Frame 1 (no input): blank canvas, image omitted
Frame 60 (the mouse pressed at the canvas centre just before this capture): blank canvas, image omitted
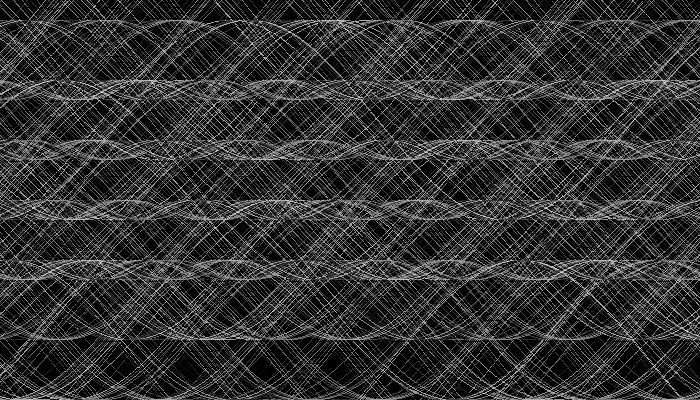
Frame 120 (the mouse held since frame 60 and released just before this capture)

The Processing sketch whose frames 1 and 60 were blank and that drew this single picture after the mouse press (run headless with seeded random() and noise(); from frame 60 on, the mouse is pressed at the canvas centre):

// Processing sketch: processing_36691
// ── processing_36691.pde

float angle = 90;
float steepness = 0.5;
float lineSpace = 60;
float frequency = 0.002;
int m = 0;

void setup() {
  size(700, 400);
  background(0);
  frameRate(30);
}

void draw() {
  if (mousePressed) {
    stroke(random(0, 255)); 

    float k = 0;
    for (int i=0; i<height; i+=lineSpace) {
      for (int j=0; j<width; j++) {
        k = i+sin(radians(angle))*mouseY*steepness;
        line(j, k, j, k);
        angle+=mouseX*frequency;
      }
    }
  }
  for (mouseX-=0; mouseX>700; mouseX=m);
  for (mouseY-=0; mouseY>400; mouseY=m);

  for (mouseX-=0; mouseX<0; mouseX=m);
  for (mouseY-=0; mouseY<0; mouseY=m);

keyPressed();
 if(key == 'r' || key == 'R')
{
  background(0);
}
}
